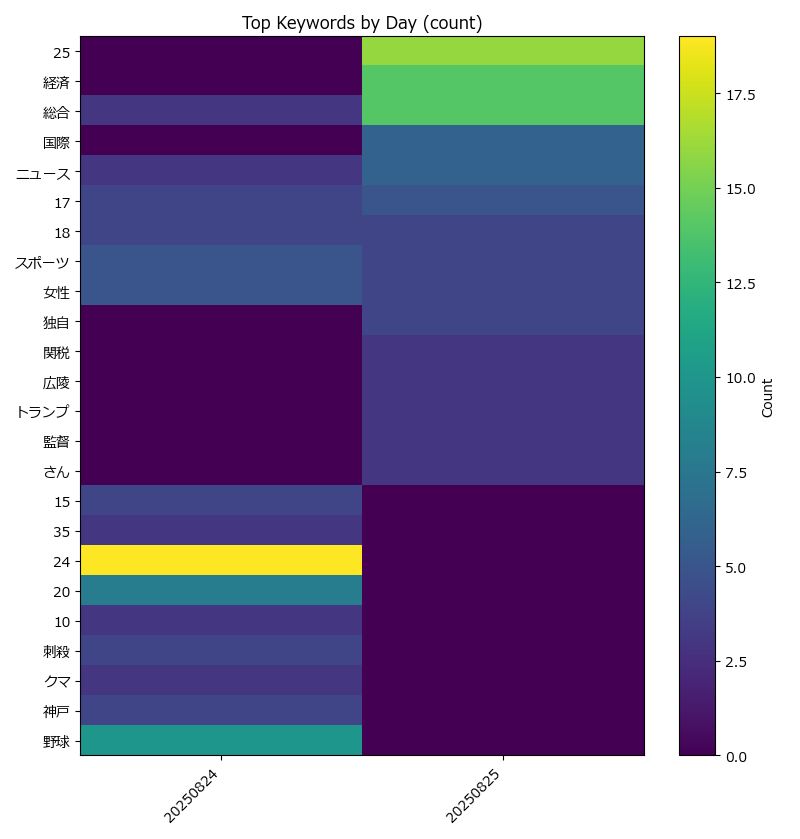

This figure's Python source:
# top_keywords_by_day.py
# --- これをファイルの一番上に追加 ---
import sys
if hasattr(sys.stdout, "reconfigure"):
    sys.stdout.reconfigure(encoding="utf-8")
# ------------------------------------
import unicodedata
import pandas as pd
import glob, os, re
from collections import Counter
import matplotlib as mpl
mpl.rcParams["font.family"] = ["Yu Gothic", "Meiryo", "MS Gothic"]  # 使える日本語フォントを順番に
mpl.rcParams["axes.unicode_minus"] = False  # －（マイナス）も文字化けしないように


import matplotlib.pyplot as plt
from matplotlib import rcParams

# 日本語フォントを設定（WindowsならMS Gothic / Meiryoなど）
rcParams['font.family'] = 'Meiryo'


# ---- CSVを全取得して結合（日付はファイル名から） ----
files = sorted(glob.glob("news_*.csv"))
if not files:
    raise SystemExit("news_*.csv がありません。先に news_scraper.py を実行してCSVを作成してください。")

frames = []
for f in files:
    df = pd.read_csv(f)
    date = os.path.basename(f).replace("news_", "").replace(".csv", "")
    df["date"] = date
    frames.append(df)

data = pd.concat(frames, ignore_index=True)
data.columns = [c.strip().lower() for c in data.columns]
data["date"] = pd.to_datetime(data["date"], errors="coerce").dt.strftime("%Y-%m-%d")
titles = data[["date", "title"]].dropna()

# ---- トークナイズ（Janomeがあれば精度UP） ----
def tokenize_with_janome(text):
    try:
        from janome.tokenizer import Tokenizer
    except ImportError:
        return None
    t = Tokenizer()
    terms = []
    for token in t.tokenize(text):
        base = token.base_form if token.base_form != "*" else token.surface
        base = unicodedata.normalize("NFKC", base)  # 全角→半角など正規化
        pos = token.part_of_speech.split(",")
        # 名詞以外、または数字系の名詞は除外
        if pos[0] != "名詞":
            continue
        if "数" in pos:          # 名詞-数 を除外
            continue
        if base.isdigit():       # 半角数字のみ
            continue
        if re.fullmatch(r"[0-9]+", base):
            continue
        if len(base) < 2:
            continue
        terms.append(base)
    return terms


def tokenize_simple(text):
    # 正規化（全角→半角、結合文字の統一）
    text = unicodedata.normalize("NFKC", str(text))
    # URL除去
    text = re.sub(r"https?://\S+", " ", text)
    # 2文字以上の日本語/英数を拾う
    pattern = re.compile(r"[ぁ-んァ-ン一-龥A-Za-z0-9]{2,}")
    stop = set("""
        これ それ あれ ため など そして また
        する なる できる 行う いる ある もの こと よう
        さん 月 日 年 今日 明日 昨日
        ニュース NEWS 速報 写真 画像 動画 PR Yahoo https www com jp article
    """.split())
    terms = []
    for w in pattern.findall(text):
        # 完全に英数字だけの短い語（ノイズ）や数字だけは除外
        if w.isdigit():
            continue
        if re.fullmatch(r"[0-9]+", w):
            continue
        if w in stop:
            continue
        terms.append(w)
    return terms


def tokenize(text):
    t = tokenize_with_janome(text)
    return t if t is not None else tokenize_simple(text)

# ---- 日別に頻出キーワードTOPを作成 ----
top_n = 15
rows = []
for date, grp in titles.groupby("date"):
    terms = []
    for title in grp["title"]:
        terms.extend(tokenize(title))
    cnt = Counter(terms)
    for kw, c in cnt.most_common(top_n):
        rows.append({"date": date, "keyword": kw, "count": c})

top_df = pd.DataFrame(rows).sort_values(["date", "count"], ascending=[True, False])
out_csv = "top_keywords_by_day.csv"
top_df.to_csv(out_csv, index=False, encoding="utf-8-sig")
print(f"日別TOP{top_n}を {out_csv} に保存しました。")

# ---- ヒートマップ風（上位キーワード×日付） ----
M = 30
global_top = (
    top_df.groupby("keyword")["count"].sum()
    .sort_values(ascending=False)
    .head(M).index.tolist()
)
pivot = (
    top_df.assign(
        date=pd.to_datetime(top_df["date"], errors="coerce").dt.strftime("%Y-%m-%d")
    )
    .pivot_table(index="keyword", columns="date", values="count",
                 aggfunc="sum", fill_value=0)
)

# 列（横軸）を日付の昇順で並べる
cols_sorted = sorted(pivot.columns, key=lambda x: pd.to_datetime(x))
pivot = pivot[cols_sorted]



plt.figure(figsize=(max(8, len(pivot.columns)*0.6), max(8, len(pivot.index)*0.35)))
plt.imshow(pivot.values, aspect="auto")
plt.xticks(
    range(len(pivot.columns)),
    [pd.to_datetime(c).strftime("%Y-%m-%d") for c in pivot.columns],
    rotation=45, ha="right"
)

plt.yticks(range(len(pivot.index)), pivot.index)
plt.title("Top Keywords by Day (count)")
plt.colorbar(label="Count")
plt.tight_layout()
out_png = "top_keywords_by_day.png"
plt.savefig(out_png)
plt.close()
print(f"ヒートマップを {out_png} に保存しました。")
print("読み込んだCSV:", files)

